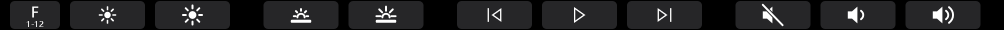
#> input picture docs/images/media.png, 2008 x 60 px, found by its file name (shown at 1/2 size)
$ python ComposeDocumentation.py ../docs/images/media.png out.png
#> lines starting #> are read from the running program, lines starting #| are printed output that depends on the picture
"""Compose public preview assets from RuntimeChecks --render-docs output.

Requires Pillow. All panels come from the production C# renderer. No music or
reference-video frames are read. Usage: python tools/ComposeDocumentation.py INPUT OUTPUT
"""
import argparse
import shutil
from pathlib import Path
from PIL import Image, ImageDraw, ImageFont

parser = argparse.ArgumentParser(description=__doc__)
parser.add_argument("input", type=Path)
parser.add_argument("output", type=Path)
args = parser.parse_args()
args.output.mkdir(parents=True, exist_ok=True)
font = ImageFont.truetype("C:/Windows/Fonts/segoeui.ttf", 29)
small = ImageFont.truetype("C:/Windows/Fonts/segoeui.ttf", 23)
rows = [
    ("media.png", "01   MEDIA CONTROLS  /  fixed F-page switch on the left"),
    ("function-keys.png", "02   FUNCTION KEYS  /  explicit page, no physical Fn state needed"),
    ("lyrics-aurora.png", "03   LYRICS + AURORA  /  center ribbons and side stardust"),
    ("lyrics-spectrum.png", "04   LYRICS + SPECTRUM  /  independent particle layers"),
    ("lyrics-off.png", "05   LYRICS ONLY  /  background off"),
]
sheet = Image.new("RGB", (2136, 840), (15, 18, 27))
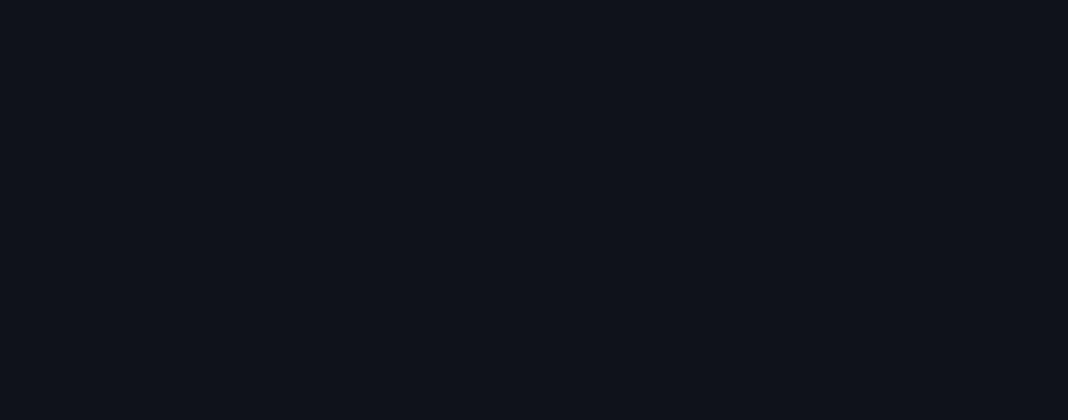
#> sheet: PIL image 2136x840 RGB (shown at 1/2 size); mean R, G, B 15, 18, 27
draw = ImageDraw.Draw(sheet)
draw.text((64, 25), "TOUCH BAR FOR WINDOWS", font=font, fill=(234, 238, 255))
draw.text((64, 68), "Production views | 2008 x 60 panels | synthetic audio and sample text", font=small, fill=(147, 161, 187))
for index, (name, title) in enumerate(rows):
    y = 126 + index * 134
    draw.text((64, y), title, font=font, fill=(184, 198, 227))
    panel = Image.open(args.input / name).convert("RGB")
#> panel is the input picture: PIL image 2008x60 RGB; mean R, G, B 35.7, 35.7, 37.1
    sheet.paste(panel, (64, y + 43))
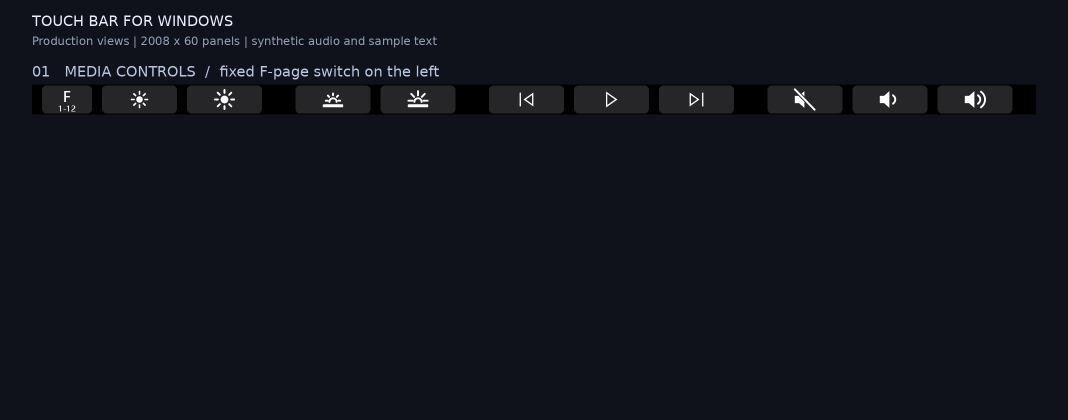
#> sheet: PIL image 2136x840 RGB (shown at 1/2 size); mean R, G, B 17.5, 20.3, 28.9
    shutil.copy2(args.input / name, args.output / name)
#> pass 2 of the loop `for index, (name, title) in enumerate(rows):`:
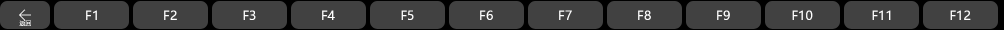
#> input picture docs/images/function-keys.png, 2008 x 60 px, found by its file name (shown at 1/2 size)
#> panel is the input picture: PIL image 2008x60 RGB; min 0, max 255, mean 60.1
#> `sheet.paste(panel, (64, y + 43))`:
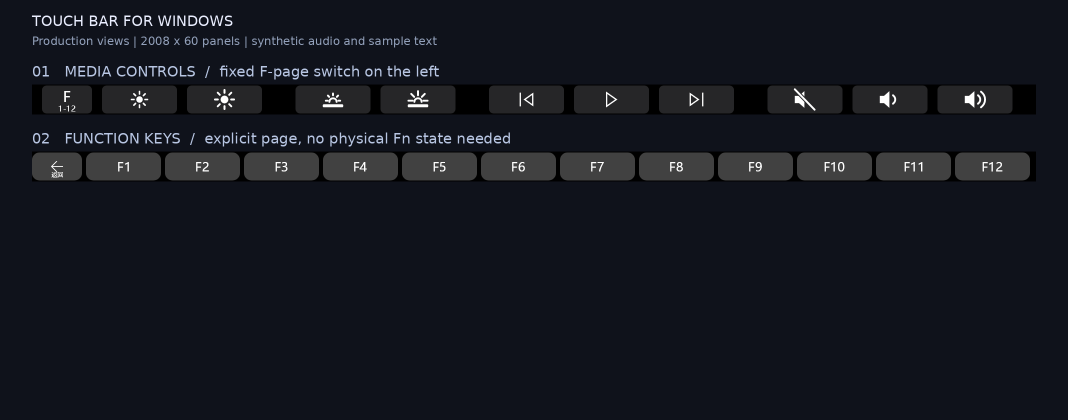
#> sheet: PIL image 2136x840 RGB (shown at 1/2 size); mean R, G, B 21, 23.7, 31.8
#> pass 3 of the loop `for index, (name, title) in enumerate(rows):`:
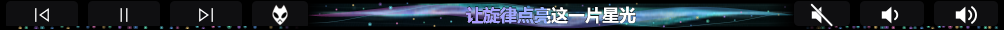
#> input picture docs/images/lyrics-aurora.png, 2008 x 60 px, found by its file name (shown at 1/2 size)
#> panel is the input picture: PIL image 2008x60 RGB; mean R, G, B 35.7, 43.3, 51.4
#> `sheet.paste(panel, (64, y + 43))`:
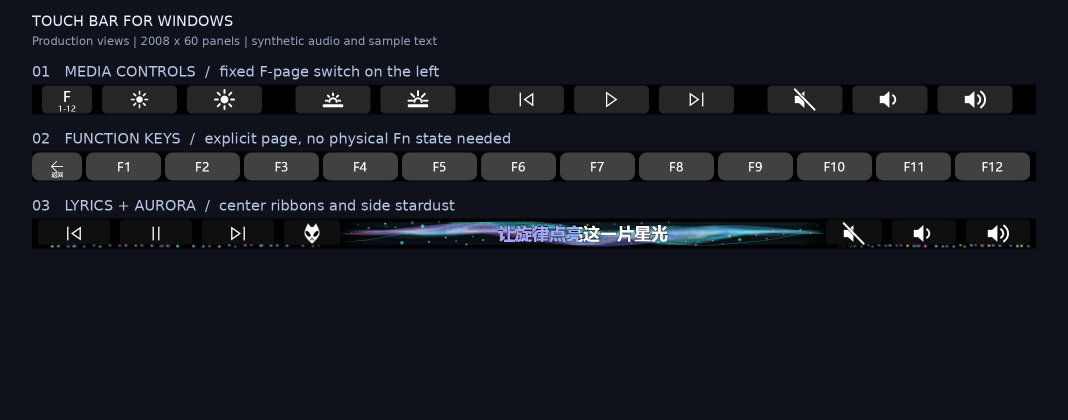
#> sheet: PIL image 2136x840 RGB (shown at 1/2 size); mean R, G, B 22.9, 25.9, 34
#> the loop made 5 passes; the first 3 are shown
draw.text((64, 805), "Offscreen source rendering, not a hardware photograph. Tap lyrics: Aurora > Spectrum > Off.", font=small, fill=(147, 161, 187))
sheet.save(args.output / "overview.png")
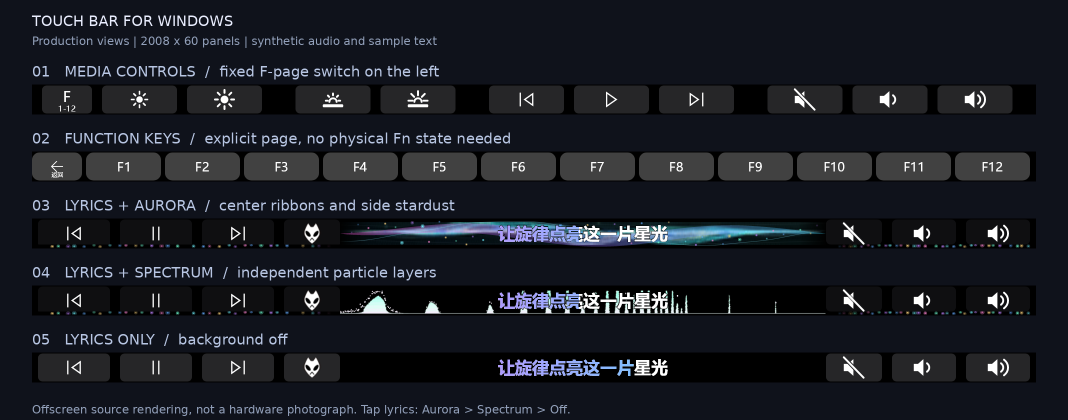
#> saved as overview.png: PIL image 2136x840 RGB (shown at 1/2 size); mean R, G, B 26.1, 28.9, 36.3

for mode in ("aurora", "spectrum"):
    frames = [Image.open(path).convert("RGB") for path in sorted((args.input / (mode + "-frames")).glob("*.png"))]
    if not frames:
#> (the run stopped early here; a loop or call above may not have finished)
